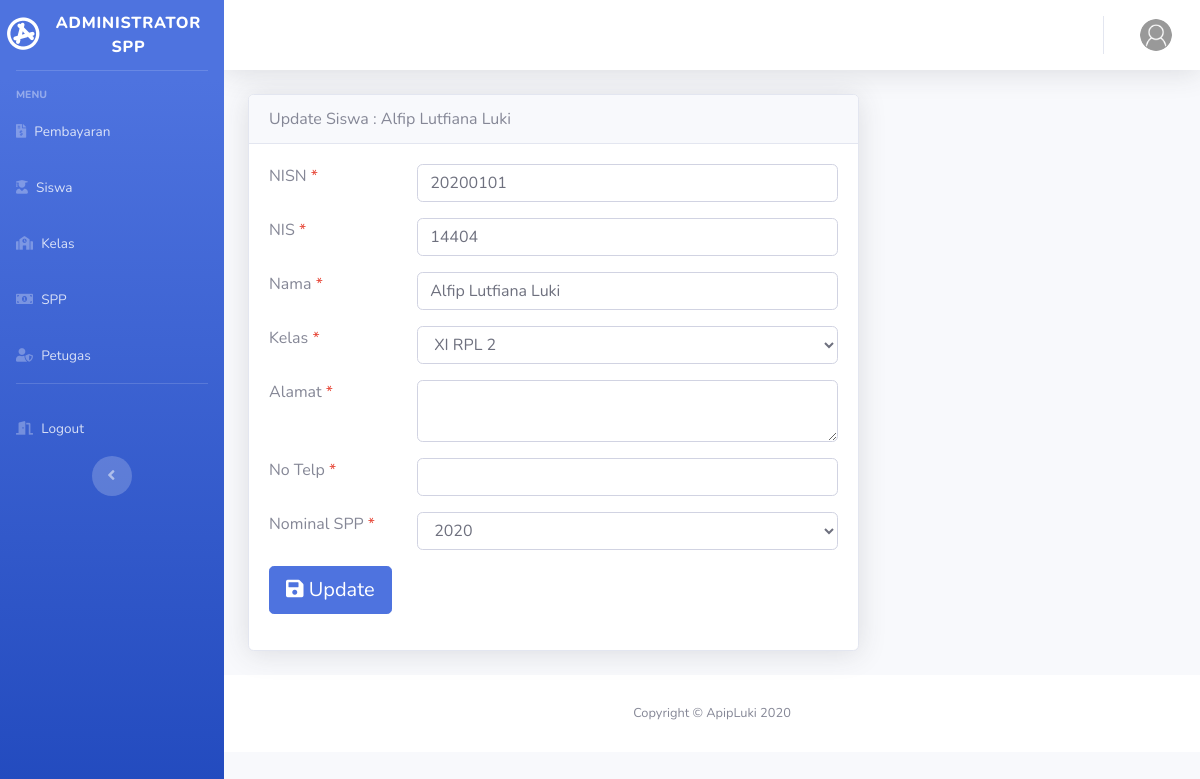
Screenshot of /admin/siswa/update_sis/20200101 with the database file from the repository.
### tables this page shows
CREATE TABLE `siswa` (
  `nisn` char(10) NOT NULL,
  `nis` char(8) DEFAULT NULL,
  `nama` varchar(35) DEFAULT NULL,
  `id_kelas` int(11) DEFAULT NULL,
  `alamat` text,
  `no_telp` varchar(13) DEFAULT NULL,
  `id_spp` int(11) DEFAULT NULL
);

CREATE TABLE `kelas` (
  `id_kelas` int(11) NOT NULL,
  `nama_kelas` varchar(10) DEFAULT NULL,
  `kompetensi_keahlian` varchar(50) DEFAULT NULL
);

### application/controllers/admin/siswa.php (called while the page is built, shortened)
<?php
class Siswa extends CI_Controller
{
	public function __construct()
	{
		$this->load->model('siswa_model');
		$this->load->model('kelas_model');
		$this->load->model('spp_model');
		$this->load->model('pembayaran_model');
	}
	public function update_sis($nisn)
	{
		$siswa = $this->siswa_model->detail($nisn);
		$kelas = $this->kelas_model->get_all();
		$spp = $this->spp_model->get_all();
		$valid = $this->form_validation;
		$valid->set_rules(
			'nisn',
			'NISN',
			'required|trim',
			array('required' => '%s Tidak boleh kosong')
		);
		$valid->set_rules(
			'nis',
			'NIS',
			'required',
			array('required' => '%s Tidak boleh kosong')
		);
		$valid->set_rules(
			'nama',
			'Nama',
			'required',
			array('required' => '%s Tidak boleh kosong')
		);
		$valid->set_rules(
			'id_kelas',
			'Kelas',
			'required',
			array('required' => '%s Tidak boleh kosong')
		);
		$valid->set_rules(
			'alamat',
			'Alamat',
			''
		);
		$valid->set_rules(
			'no_telp',
			'No Telp',
			''
		);
		$valid->set_rules(
			'id_spp',
			'Tahun',
			'required',
			array('required' => '%s Tidak boleh kosong')
		);
		if (!$valid->run()) {
			$data = array(
				'title'     => 'Update Siswa : ' . $siswa->nama,
				'siswa'     => $siswa,
				'kelas'     => $kelas,
				'spp'       => $spp
			);
			$this->load->view('admin/template/header', $data);
			$this->load->view('admin/template/sidebar', $data);
			$this->load->view('admin/template/topbar', $data);
			$this->load->view('admin/siswa/update', $data);
			$this->load->view('admin/template/footer');
		}
	}
}

### index.php (called while the page is built, shortened)
<?php
require_once BASEPATH.'core/CodeIgniter.php';

### application/models/siswa_model.php (called while the page is built, shortened)
<?php
class Siswa_model extends CI_Model
{
	public function detail($nisn)
	{
		$this->db->select('siswa.*, kelas.nama_kelas, spp.*');
		$this->db->from('siswa');
		$this->db->join('kelas', 'kelas.id_kelas = siswa.id_kelas', 'left');
		$this->db->join('spp', 'spp.id_spp = siswa.id_spp', 'left');
		$this->db->where('nisn', $nisn);
		$this->db->order_by('nisn');
		$query = $this->db->get();
		return $query->row();
	}
}

### application/models/kelas_model.php (called while the page is built, shortened)
<?php
class Kelas_model extends CI_Model
{
	public function get_all()
	{
		$this->db->select('*');
		$this->db->from('kelas');
		$this->db->order_by('id_kelas', 'asc');
		$query = $this->db->get();
		return $query->result();
	}
}

### application/models/spp_model.php (called while the page is built, shortened)
<?php
class Spp_model extends CI_Model
{
	public function get_all()
	{
		$this->db->select('*');
		$this->db->from('spp');
		$this->db->order_by('id_spp', 'desc');
		$query = $this->db->get();
		return $query->result();
	}
}

### application/views/admin/siswa/update.php (the view, shortened to what this page needs)
<div class="container">
    <?= form_open_multipart(base_url('admin/siswa/update_sis/' . $siswa->nisn)); ?>
    <div class="row">
        <div class="col-md-8">
            <div class="card shadow mb-4">
                <div class="card-header">
                    <?= $title; ?>
                </div>
                <div class="card-body">
                    <div class="row">
                        <div class="col-md-3">
                            <label>NISN <span class="text-danger">*</span></label>
                        </div>
                        <div class="col-md-9">
                            <div class="form-group">
                                <input type="text" class="form-control" name="nisn" value="<?= $siswa->nisn; ?>">
                            </div>
                        </div>
                        <div class="col-md-3">
                            <label>NIS <span class="text-danger">*</span></label>
                        </div>
                        <div class="col-md-9">
                            <div class="form-group">
                                <input type="text" class="form-control" name="nis" value="<?= $siswa->nis; ?>">
                            </div>
                        </div>
                        <div class="col-md-3">
                            <label>Nama <span class="text-danger">*</span></label>
                        </div>
                        <div class="col-md-9">
                            <div class="form-group">
                                <input type="text" class="form-control" name="nama" value="<?= $siswa->nama; ?>">
                            </div>
                        </div>
                        <div class="col-md-3">
                            <label>Kelas <span class="text-danger">*</span></label>
                        </div>
                        <div class="col-md-9">
                            <div class="form-group">
                                <select name="id_kelas" class="form-control">
                                    <?php foreach ($kelas as $kelas) { ?>
                                    <option value="<?= $kelas->id_kelas; ?>" <?php if ($siswa->id_kelas == $kelas->id_kelas) {
																						echo "selected";
																					} ?>>
                                        <?= $kelas->nama_kelas; ?>
                                    </option>
                                    <?php } ?>
                                </select>
                            </div>
                        </div>
                        <div class="col-md-3">
                            <label>Alamat <span class="text-danger">*</span></label>
                        </div>
                        <div class="col-md-9">
                            <div class="form-group">
                                <textarea class="form-control" name="alamat" id="editor"
                                    value="<?= $siswa->alamat; ?>"><?= $siswa->alamat; ?></textarea>
                            </div>
                        </div>
                        <div class="col-md-3">
                            <label>No Telp <span class="text-danger">*</span></label>
                        </div>
                        <div class="col-md-9">
                            <div class="form-group">
                                <input type="text" class="form-control" name="no_telp" value="<?= $siswa->no_telp; ?>">
                            </div>
                        </div>
                        <div class="col-md-3">
                            <label>Nominal SPP <span class="text-danger">*</span></label>
                        </div>
                        <div class="col-md-9">
                            <div class="form-group">
                                <select name="id_spp" class="form-control">
                                    <?php foreach ($spp as $spp) { ?>
                                    <option value="<?= $spp->id_spp; ?>" <?php if ($siswa->id_spp == $spp->id_spp) {
																					echo "selected";
																				} ?>>
                                        <?= $spp->tahun; ?>
                                    </option>
                                    <?php } ?>
                                </select>
                            </div>
                        </div>
                    </div>
                    <div class="form-group">
                        <button type="submit" name="submit" class="btn btn-primary btn-lg"><i class="fa fa-save"></i>
                            Update</button>
                    </div>
                </div>
            </div>
        </div>
    </div>
</div>

### rows the page displays
siswa: nisn "20200101", nis "14404", nama "Alfip Lutfiana Luki", id_kelas "XI RPL 2"

### other values shown
$title "Update Siswa : Alfip Lutfiana Luki"
form field id_spp "2020"
